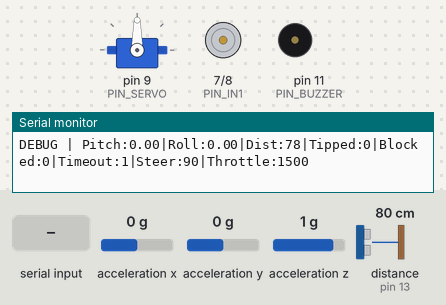
Bench run of a sketch on a simulated Arduino Uno, built with avr-gcc and run on an emulated ATmega328P. Shown: servo, motor-driver pin pairs drawn as motors (green arrow = first pin HIGH = forward, orange = second pin HIGH = backward, longer = more drive, scaled by the enable pin), buzzer (waves = sounding), the last lines printed to the serial monitor. Wiring (inferred from the names in the program): ultrasonic range finder: trigger pin 12; echo pin 13; MPU-6050 motion sensor at I2C address 0x68. The inputs (shaded band) are chosen by the test bench; at power-on: acceleration x 0 g, acceleration y 0 g, acceleration z 1 g, distance to the obstacle (sensor on pin 13) 80 cm. The echo pulse lasts 58.3 µs per cm.

Above: at 1.7 s.
1.8 s: acceleration x set to -0.9 g
3.3 s: acceleration x set to -1.2 g
At 3.9 s:
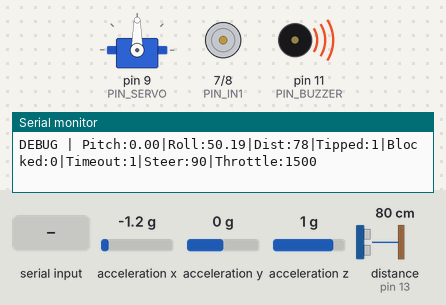
8.0 s: acceleration x set to -0.8 g
At 8.3 s:
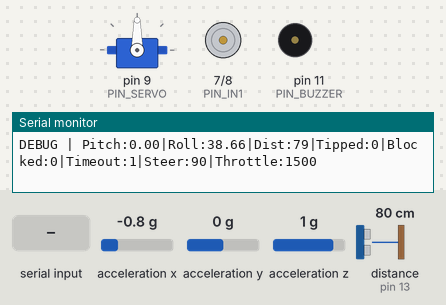
9.5 s: "<90,45>" received over Serial
At 9.76 s:
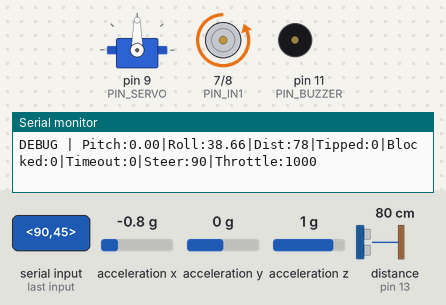
11.5 s: "<30,150>" received over Serial
At 11.75 s:
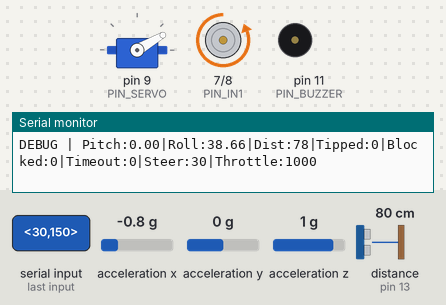
Timing chart, 0 to 14.5 s (numbered marks = the images above; inputs shaded):
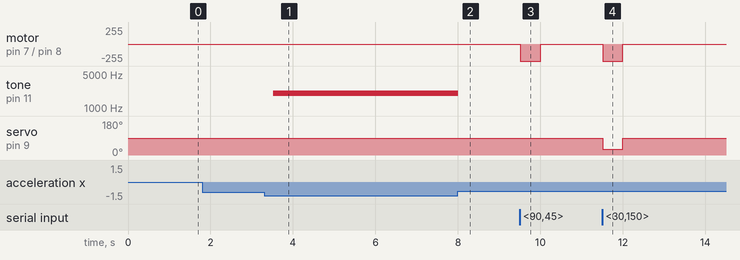

Measured:
- the behaviour switches between -1 and -1.1 g on acceleration x (found by bisection; images 0 and 1)
- after the input at 3.3 s, tone on pin 11 (PIN_BUZZER): silent → 2000 Hz after 0.22 s
- after the input at 8.0 s, tone on pin 11 (PIN_BUZZER): 2000 Hz → silent at once
- after the input at 9.5 s, motor on pin 7 (PIN_IN1) / pin 8 (PIN_IN2): stopped → backward 255/255 at once, → stopped 0.50 s later
- after the input at 11.5 s, motor on pin 7 (PIN_IN1) / pin 8 (PIN_IN2): stopped → backward 255/255 at once, → stopped 0.49 s later; servo on pin 9 (PIN_SERVO): 90° → 30° at once, → 90° 0.49 s later

The sketch:

robot_firmware.ino
```cpp
#include <Servo.h>
#include <Wire.h>
#include <avr/wdt.h>  // Hardware watchdog timer

// --- KONFIGURATION ---
#define PIN_SERVO 9
#define PIN_ENA 10
#define PIN_IN1 7
#define PIN_IN2 8
#define PIN_BUZZER 11
#define PIN_TRIG 12
#define PIN_ECHO 13

// MPU6050 I2C Address
const int MPU_ADDR = 0x68;

// Safety Thresholds
// Safety Thresholds
const int MAX_TILT_ANGLE = 45; // Degrees (Stricter)
const int OBSTACLE_STOP_CM = 15;  // Emergency Stop Distance
const int OBSTACLE_SLOW_CM = 40;  // Start slowing down
const unsigned long SAFETY_TIMEOUT_MS = 500; // Stop if no command for 0.5s
const unsigned long TIP_DEBOUNCE_MS = 200;    // Persistence required for alarm

// Ultrasonic averaging buffer
const int US_BUFFER_SIZE = 3;
long usBuffer[US_BUFFER_SIZE] = {999, 999, 999};
int usBufferIndex = 0;

// Globals
Servo steeringServo;
// L298N uses direct PWM and direction pins instead of Servo logic
unsigned long lastCommandTime = 0;
unsigned long firstTippedTime = 0; // For debounce
float pitch = 0;
float roll = 0;
bool alarmActive = false;

struct Command {
  int steer;    // 0-180 (90 center)
  int throttle; // 1000-2000 (1500 neutral)
};

Command currentCmd = {90, 1500}; // Default Neutral

void setup() {
  Serial.begin(115200);   // Command Serial (USB)
  Serial.setTimeout(5);   // Low timeout for non-blocking feel

  pinMode(PIN_BUZZER, OUTPUT);
  pinMode(PIN_TRIG, OUTPUT);
  pinMode(PIN_ECHO, INPUT);

  // Init Motors
  steeringServo.attach(PIN_SERVO);
  pinMode(PIN_ENA, OUTPUT);
  pinMode(PIN_IN1, OUTPUT);
  pinMode(PIN_IN2, OUTPUT);

  // Init Motor Driver (L298N)
  Serial.println("INIT: Motor Driver Ready");
  stopMotors();
  delay(500);

  // Init MPU6050
  // Init MPU6050
  Serial.println("INIT: Initializing I2C...");
  Wire.begin();
  Wire.setWireTimeout(3000, true); // 3ms timeout, reset on timeout
  Wire.beginTransmission(MPU_ADDR);
  Wire.write(0x3B);
  if (Wire.endTransmission() == 0) {
    Serial.println("INIT: IMU Found. Waking up...");
    Wire.beginTransmission(MPU_ADDR);
    Wire.write(0x6B);
    Wire.write(0);
    Wire.endTransmission(true);
  } else {
    Serial.println("INIT: IMU NOT FOUND! Bypassing...");
  }

  // Enable hardware watchdog (2 second timeout)
  // If loop() hangs for >2s, Arduino auto-resets
  wdt_enable(WDTO_2S);

  Serial.println("READY");
}

void loop() {
  // Pet the watchdog - prevents auto-reset as long as loop runs
  wdt_reset();

  // 1. Read Sensors
  readIMU();
  long rawDist = readUltrasonic();

  // Update ultrasonic averaging buffer
  usBuffer[usBufferIndex] = rawDist;
  usBufferIndex = (usBufferIndex + 1) % US_BUFFER_SIZE;

  // Calculate averaged distance
  long dist = 0;
  for (int i = 0; i < US_BUFFER_SIZE; i++) {
    dist += usBuffer[i];
  }
  dist /= US_BUFFER_SIZE;

  // 2. Safety Checks
  bool isTipped = (abs(pitch) > MAX_TILT_ANGLE || abs(roll) > MAX_TILT_ANGLE);
  bool isBlocked = (dist > 5 && dist < OBSTACLE_STOP_CM);
  bool isSlowing = (dist >= OBSTACLE_STOP_CM && dist < OBSTACLE_SLOW_CM);
  bool isTimedOut = (millis() - lastCommandTime) > SAFETY_TIMEOUT_MS;

  if (isTipped) {
    if (firstTippedTime == 0) firstTippedTime = millis();

    if (millis() - firstTippedTime > TIP_DEBOUNCE_MS) {
      alarmActive = true;
      stopMotors();
      tone(PIN_BUZZER, 2000); // 2kHz tone for alarm
    }
  } else {
    firstTippedTime = 0;
    alarmActive = false;
    noTone(PIN_BUZZER);
  }

  // 3. Process Serial Commands
  while (Serial.available() > 0) {
    char c = Serial.read();
    if (c == '<') {
      int s = Serial.parseInt();
      int t = Serial.parseInt();
      if (Serial.read() == '>') {
        currentCmd.steer = constrain(s, 0, 180);
        currentCmd.throttle = constrain(t, 1000, 2000);
        lastCommandTime = millis();
      }
    }
  }

  // 4. Actuate
  // 4. Actuate
  static int lastSteer = -1;
  static int lastThrottle = -1;
  static bool lastAlarmState = false;

  bool stateChanged = (alarmActive != lastAlarmState) || (isTimedOut != lastAlarmState); // excessive simplification, let's just force update on state change

  // Force update if safety state changes
  if (alarmActive || isTimedOut) {
      if (!lastAlarmState) { // Transition to safe state
         stopMotors();
         lastAlarmState = true;
         lastSteer = 90;
         lastThrottle = 1500;
      }
      if (alarmActive) {
        tone(PIN_BUZZER, 2000);
      } else {
        noTone(PIN_BUZZER);
      }
  } else {
      lastAlarmState = false;

      // Determine target values
      int targetSteer = currentCmd.steer;
      int targetThrottle = currentCmd.throttle;

      // Obstacle Override - Emergency Stop
      if (isBlocked && targetThrottle > 1500) {
         targetThrottle = 1500;
         tone(PIN_BUZZER, 1000, 100);
      }
      // Proportional slowdown in warning zone
      else if (isSlowing && targetThrottle > 1500) {
         // Scale throttle down: closer = slower
         // At OBSTACLE_SLOW_CM: full speed, at OBSTACLE_STOP_CM: zero
         float slowFactor = (float)(dist - OBSTACLE_STOP_CM) / (float)(OBSTACLE_SLOW_CM - OBSTACLE_STOP_CM);
         slowFactor = constrain(slowFactor, 0.2, 1.0); // Min 20% speed
         int reduced = 1500 + (int)((targetThrottle - 1500) * slowFactor);
         targetThrottle = constrain(reduced, 1500, 2000);
         tone(PIN_BUZZER, 500, 50); // Soft warning beep
      } else {
         noTone(PIN_BUZZER);
      }

      // WRITE ONLY ON CHANGE (Reduces Jitter)
      if (targetSteer != lastSteer) {
          steeringServo.write(targetSteer);
          lastSteer = targetSteer;
      }

      if (targetThrottle != lastThrottle) {
          // Send throttle to L298N
          if (targetThrottle == 1500) {
              // Neutral / Stop
              digitalWrite(PIN_IN1, LOW);
              digitalWrite(PIN_IN2, LOW);
              analogWrite(PIN_ENA, 0);
          } else if (targetThrottle > 1500) {
              // Forward
              int speed = map(targetThrottle, 1500, 2000, 0, 255);
              digitalWrite(PIN_IN1, HIGH);
              digitalWrite(PIN_IN2, LOW);
              analogWrite(PIN_ENA, speed);
          } else {
              // Backward
              int speed = map(targetThrottle, 1500, 1000, 0, 255);
              digitalWrite(PIN_IN1, LOW);
              digitalWrite(PIN_IN2, HIGH);
              analogWrite(PIN_ENA, speed);
          }
          lastThrottle = targetThrottle;
      }
  }

  // Debug Output
  static unsigned long lastDebugTime = 0;
  if (millis() - lastDebugTime > 200) {
    Serial.print("DEBUG | Pitch:"); Serial.print(pitch);
    Serial.print("|Roll:"); Serial.print(roll);
    Serial.print("|Dist:"); Serial.print(dist);
    Serial.print("|Tipped:"); Serial.print(isTipped);
    Serial.print("|Blocked:"); Serial.print(isBlocked);
    Serial.print("|Timeout:"); Serial.print(isTimedOut);
    Serial.print("|Steer:"); Serial.print(currentCmd.steer);
    Serial.print("|Throttle:"); Serial.println(currentCmd.throttle);
    lastDebugTime = millis();
  }

  delay(2); // Reduced delay for responsiveness
}

void stopMotors() {
  steeringServo.write(90);
  digitalWrite(PIN_IN1, LOW);
  digitalWrite(PIN_IN2, LOW);
  analogWrite(PIN_ENA, 0);
}

void readIMU() {
  // Use timeout to prevent I2C hang when motors cause EMI
  Wire.beginTransmission(MPU_ADDR);
  Wire.write(0x3B);
  byte error = Wire.endTransmission(false);

  if (error != 0) {
    // I2C error - skip this read to prevent hang
    return;
  }

  // Request with timeout protection
  unsigned long i2cStart = millis();
  Wire.requestFrom(MPU_ADDR, 6, true);

  // Wait for data with timeout (100ms max)
  while (Wire.available() < 6) {
    if (millis() - i2cStart > 100) {
      // Timeout - flush and return
      while (Wire.available()) Wire.read();
      return;
    }
  }

  int16_t AcX = Wire.read()<<8|Wire.read();
  int16_t AcY = Wire.read()<<8|Wire.read();
  int16_t AcZ = Wire.read()<<8|Wire.read();
  pitch = atan2(AcY, AcZ) * 180 / PI;
  roll  = atan2(-AcX, AcZ) * 180 / PI;
}

long readUltrasonic() {
  digitalWrite(PIN_TRIG, LOW);
  delayMicroseconds(2);
  digitalWrite(PIN_TRIG, HIGH);
  delayMicroseconds(10);
  digitalWrite(PIN_TRIG, LOW);
  long duration = pulseIn(PIN_ECHO, HIGH, 30000);
  if (duration == 0) return 999;
  return duration * 0.034 / 2;
}
```
